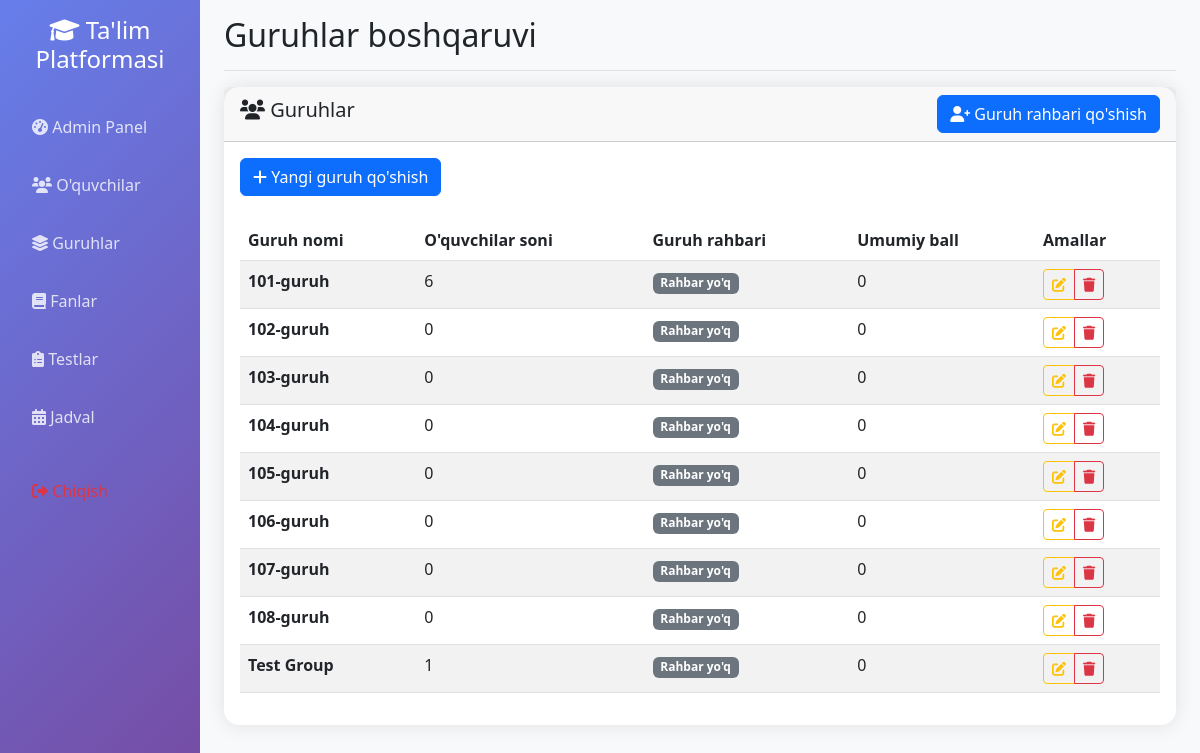
/admin/groups (signed in), run on the app's committed database.
### app.py (models this page shows)
class Group(db.Model):
    __tablename__ = 'group'
    id = db.Column(db.Integer, primary_key=True)
    name = db.Column(db.String(50), unique=True, nullable=False, index=True)
    description = db.Column(db.Text)
    total_score = db.Column(db.Integer, default=0)
    leader = db.relationship('User', backref=db.backref('led_group', uselist=False), foreign_keys=[User.group_id])
    schedules = db.relationship('Schedule', backref='group', lazy=True, cascade='all, delete-orphan')

### app.py (the view)
@app.route('/admin/groups')
def admin_groups():
    if not session.get('logged_in', False) or not session.get('is_admin', False):
        return redirect(url_for('login'))
    groups = Group.query.all()
    return render_template('admin_groups.html', groups=groups)

### app.py (called while the page is built, shortened)
@app.context_processor
def inject_user():
    class CurrentUser:
        def __init__(self):
            self.is_authenticated = session.get('logged_in', False)
            self.is_admin = session.get('is_admin', False)
            self.is_group_leader = session.get('is_group_leader', False)
            self.username = session.get('username', '')
            self.id = session.get('user_id', None)
    return dict(current_user=CurrentUser(), datetime=datetime)

### templates/admin_groups.html (shortened to what this page needs)
{% extends "base.html" %}
{% block page_title %}Guruhlar boshqaruvi{% endblock %}
{% block content %}
<div class="row">
    <div class="col-12">
        <div class="card">
            <div class="card-header d-flex justify-content-between align-items-center">
                <h5><i class="fas fa-users"></i> Guruhlar</h5>
                <button class="btn btn-primary" data-bs-toggle="modal" data-bs-target="#addGroupLeaderModal">
                    <i class="fas fa-user-plus"></i> Guruh rahbari qo'shish
                </button>
            </div>
            <div class="card-body">
                <div class="row mb-4">
                    <div class="col-12">
                        <button class="btn btn-primary" type="button" data-bs-toggle="collapse" data-bs-target="#addGroupForm">
                            <i class="fas fa-plus"></i> Yangi guruh qo'shish
                        </button>
                    </div>
                </div>
                {% if groups %}
                <div class="table-responsive">
                    <table class="table table-striped">
                        <thead>
                            <tr>
                                <th>Guruh nomi</th>
                                <th>O'quvchilar soni</th>
                                <th>Guruh rahbari</th>
                                <th>Umumiy ball</th>
                                <th>Amallar</th>
                            </tr>
                        </thead>
                        <tbody>
                            {% for group in groups %}
                            {% set group_leader = group.students|selectattr('is_group_leader')|first %}
                            <tr>
                                <td><strong>{{ group.name }}</strong></td>
                                <td>{{ group.students|selectattr('is_group_leader', 'equalto', false)|list|length }}</td>
                                <td>
                                    {% if group_leader %}
                                        <span class="badge bg-primary">
                                            {{ group_leader.first_name }} {{ group_leader.last_name }}
                                        </span>
                                    {% else %}
                                        <span class="badge bg-secondary">Rahbar yo'q</span>
                                    {% endif %}
                                </td>
                                <td>{{ group.total_score }}</td>
                                <td>
                                    <div class="btn-group btn-group-sm">
                                        <a href="{{ url_for('admin_edit_group', group_id=group.id) }}" class="btn btn-outline-warning">
                                            <i class="fas fa-edit"></i>
                                        </a>
                                        <a href="{{ url_for('admin_delete_group', group_id=group.id) }}" class="btn btn-outline-danger" onclick="return confirm('Rostdan ham ushbu guruhni o\'chirmoqchimisiz?')">
                                            <i class="fas fa-trash"></i>
                                        </a>
                                    </div>
                                </td>
                            </tr>
                            {% endfor %}
                        </tbody>
                    </table>
                {% else %}
                <div class="text-center py-5">
                    <i class="fas fa-layer-group fa-4x text-muted mb-3"></i>
                    <h4 class="text-muted">Guruhlar mavjud emas</h4>
                    <p class="text-muted">Yangi guruh qo'shing</p>
                </div>
                {% endif %}
            </div>
        </div>
    </div>
</div>
{% endblock %}

### static/css/enhanced_ui.css (style rules this page uses)
.btn-enhanced { position: relative; overflow: hidden; transition: all 0.3s ease; }
.card-enhanced { border: none; box-shadow: 0 10px 30px rgba(0, 0, 0, 0.1); transition: all 0.3s ease; }

### templates/base.html (style rules this page uses)
.card { border: none; border-radius: 15px; box-shadow: 0 0 20px rgba(0,0,0,0.1); transition: transform 0.3s; }

### data on the page
Group: name "101-guruh", students|selectattr "6", total_score "0"
Group: name "102-guruh", students|selectattr "0", total_score "0"
Group: name "103-guruh", students|selectattr "0", total_score "0"
Group: name "104-guruh", students|selectattr "0", total_score "0"
Group: name "105-guruh", students|selectattr "0", total_score "0"
Group: name "106-guruh", students|selectattr "0", total_score "0"
Group: name "107-guruh", students|selectattr "0", total_score "0"
Group: name "108-guruh", students|selectattr "0", total_score "0"
Group: name "Test Group", students|selectattr "1", total_score "0"
